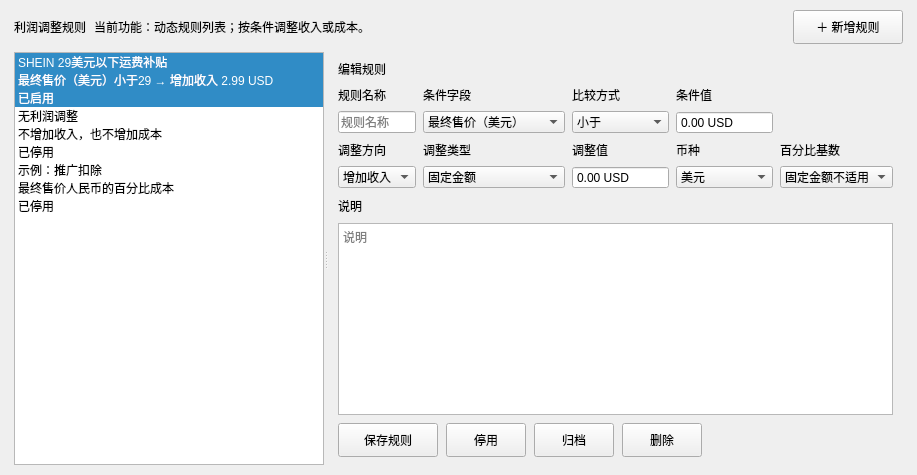
        <widget class="QFrame" name="profitRulesSection">
         <property name="card" stdset="0">
          <bool>true</bool>
         </property>
         <layout class="QVBoxLayout" name="profitRulesLayout">
          <property name="leftMargin">
           <number>14</number>
          </property>
          <property name="topMargin">
           <number>10</number>
          </property>
          <property name="rightMargin">
           <number>14</number>
          </property>
          <property name="bottomMargin">
           <number>10</number>
          </property>
          <property name="spacing">
           <number>8</number>
          </property>
          <item>
           <layout class="QHBoxLayout" name="profitRulesHeaderLayout">
            <property name="leftMargin">
             <number>0</number>
            </property>
            <property name="topMargin">
             <number>0</number>
            </property>
            <property name="rightMargin">
             <number>0</number>
            </property>
            <property name="bottomMargin">
             <number>0</number>
            </property>
            <property name="spacing">
             <number>8</number>
            </property>
            <item>
             <widget class="QLabel" name="lblProfitRulesTitle">
              <property name="text">
               <string>利润调整规则</string>
              </property>
              <property name="sectionTitle" stdset="0">
               <bool>true</bool>
              </property>
             </widget>
            </item>
            <item>
             <widget class="QLabel" name="lblProfitRulesHint">
              <property name="text">
               <string>当前功能：动态规则列表；按条件调整收入或成本。</string></property>
              <property name="hint" stdset="0">
               <bool>true</bool>
              </property>
             </widget>
            </item>
            <item>
             <spacer name="profitRulesHeaderSpacer">
              <property name="orientation">
               <enum>Qt::Horizontal</enum>
              </property>
              <property name="sizeHint" stdset="0">
               <size>
                <width>20</width>
                <height>20</height>
               </size>
              </property>
              <property name="sizeType">
               <enum>QSizePolicy::Expanding</enum>
              </property>
             </spacer>
            </item>
            <item>
             <widget class="QPushButton" name="btnAddProfitRule">
              <property name="text">
               <string>＋ 新增规则</string>
              </property>
              <property name="minimumSize">
               <size>
                <width>110</width>
                <height>34</height>
               </size>
              </property>
             </widget>
            </item>
           </layout>
          </item>
          <item>
           <widget class="QSplitter" name="profitRulesSplitter">
            <property name="orientation">
             <enum>Qt::Horizontal</enum>
            </property>
            <property name="childrenCollapsible">
             <bool>false</bool>
            </property>
            <property name="opaqueResize">
             <bool>true</bool>
            </property>
            <widget class="QListWidget" name="listProfitRules">
             <property name="minimumSize">
              <size>
               <width>310</width>
               <height>210</height>
              </size>
             </property>
             <item>
              <property name="text">
               <string>SHEIN 29美元以下运费补贴
最终售价（美元）小于29 → 增加收入 2.99 USD
已启用</string>
              </property>
             </item>
             <item>
              <property name="text">
               <string>无利润调整
不增加收入，也不增加成本
已停用</string>
              </property>
             </item>
             <item>
              <property name="text">
               <string>示例：推广扣除
最终售价人民币的百分比成本
已停用</string>
              </property>
             </item>
             <property name="currentRow">
              <number>0</number>
             </property>
            </widget>
            <widget class="QFrame" name="profitRuleEditor">
             <layout class="QVBoxLayout" name="profitRuleEditorLayout">
              <property name="leftMargin">
               <number>10</number>
              </property>
              <property name="topMargin">
               <number>8</number>
              </property>
              <property name="rightMargin">
               <number>10</number>
              </property>
              <property name="bottomMargin">
               <number>8</number>
              </property>
              <property name="spacing">
               <number>8</number>
              </property>
              <item>
               <widget class="QLabel" name="lblProfitRuleEditorTitle">
                <property name="text">
                 <string>编辑规则</string></property>
               </widget>
              </item>
              <item>
               <layout class="QGridLayout" name="profitRuleEditorGrid" columnstretch="1,1,1,1,1,1">
                <property name="leftMargin">
                 <number>0</number>
                </property>
                <property name="topMargin">
                 <number>0</number>
                </property>
                <property name="rightMargin">
                 <number>0</number>
                </property>
                <property name="bottomMargin">
                 <number>0</number>
                </property>
                <property name="spacing">
                 <number>7</number>
                </property>
                <item row="0" column="0">
                 <widget class="QLabel" name="lblRuleName">
                  <property name="text">
                   <string>规则名称</string>
                  </property>
                 </widget>
                </item>
                <item row="1" column="0">
                 <widget class="QLineEdit" name="txtRuleName">
                  <property name="text">
                   <string/></property>
                 <property name="placeholderText"><string>规则名称</string></property></widget>
                </item>
                <item row="0" column="1">
                 <widget class="QLabel" name="lblRuleConditionField">
                  <property name="text">
                   <string>条件字段</string>
                  </property>
                 </widget>
                </item>
                <item row="1" column="1">
                 <widget class="QComboBox" name="cmbRuleConditionField">
                  <item>
                   <property name="text">
                    <string>最终售价（美元）</string>
                   </property>
                  </item>
                  <item>
                   <property name="text">
                    <string>最终售价（人民币）</string>
                   </property>
                  </item>
                  <item>
                   <property name="text">
                    <string>系统总成本（人民币）</string>
                   </property>
                  </item>
                 </widget>
                </item>
                <item row="0" column="2">
                 <widget class="QLabel" name="lblRuleCompareMode">
                  <property name="text">
                   <string>比较方式</string>
                  </property>
                 </widget>
                </item>
                <item row="1" column="2">
                 <widget class="QComboBox" name="cmbRuleCompareMode">
                  <item>
                   <property name="text">
                    <string>小于</string>
                   </property>
                  </item>
                  <item>
                   <property name="text">
                    <string>小于等于</string>
                   </property>
                  </item>
                  <item>
                   <property name="text">
                    <string>大于</string>
                   </property>
                  </item>
                  <item>
                   <property name="text">
                    <string>大于等于</string>
                   </property>
                  </item>
                  <item>
                   <property name="text">
                    <string>等于</string>
                   </property>
                  </item>
                 </widget>
                </item>
                <item row="0" column="3">
                 <widget class="QLabel" name="lblRuleConditionValue">
                  <property name="text">
                   <string>条件值</string>
                  </property>
                 </widget>
                </item>
                <item row="1" column="3">
                 <widget class="QDoubleSpinBox" name="spinRuleConditionValue">
                  <property name="decimals">
                   <number>2</number>
                  </property>
                  <property name="minimum">
                   <double>0.0</double>
                  </property>
                  <property name="maximum">
                   <double>999999</double>
                  </property>
                  <property name="singleStep">
                   <double>1.0</double>
                  </property>
                  <property name="value">
                   <double>0</double></property>
                  <property name="suffix">
                   <string> USD</string>
                  </property>
                 <property name="buttonSymbols"><enum>QAbstractSpinBox::NoButtons</enum></property></widget>
                </item>
                <item row="2" column="0">
                 <widget class="QLabel" name="lblRuleAdjustmentDirection">
                  <property name="text">
                   <string>调整方向</string>
                  </property>
                 </widget>
                </item>
                <item row="3" column="0">
                 <widget class="QComboBox" name="cmbRuleAdjustmentDirection">
                  <item>
                   <property name="text">
                    <string>增加收入</string>
                   </property>
                  </item>
                  <item>
                   <property name="text">
                    <string>增加成本</string>
                   </property>
                  </item>
                  <item>
                   <property name="text">
                    <string>减少收入</string>
                   </property>
                  </item>
                  <item>
                   <property name="text">
                    <string>减少成本</string>
                   </property>
                  </item>
                 </widget>
                </item>
                <item row="2" column="1">
                 <widget class="QLabel" name="lblRuleAdjustmentType">
                  <property name="text">
                   <string>调整类型</string>
                  </property>
                 </widget>
                </item>
                <item row="3" column="1">
                 <widget class="QComboBox" name="cmbRuleAdjustmentType">
                  <item>
                   <property name="text">
                    <string>固定金额</string>
                   </property>
                  </item>
                  <item>
                   <property name="text">
                    <string>百分比</string>
                   </property>
                  </item>
                 </widget>
                </item>
                <item row="2" column="2">
                 <widget class="QLabel" name="lblRuleAdjustmentValue">
                  <property name="text">
                   <string>调整值</string>
                  </property>
                 </widget>
                </item>
                <item row="3" column="2">
                 <widget class="QDoubleSpinBox" name="spinRuleAdjustmentValue">
                  <property name="decimals">
                   <number>2</number>
                  </property>
                  <property name="minimum">
                   <double>0.0</double>
                  </property>
                  <property name="maximum">
                   <double>999999</double>
                  </property>
                  <property name="singleStep">
                   <double>1.0</double>
                  </property>
                  <property name="value">
                   <double>0</double></property>
                  <property name="suffix">
                   <string> USD</string>
                  </property>
                 <property name="buttonSymbols"><enum>QAbstractSpinBox::NoButtons</enum></property></widget>
                </item>
                <item row="2" column="3">
                 <widget class="QLabel" name="lblRuleCurrency">
                  <property name="text">
                   <string>币种</string>
                  </property>
                 </widget>
                </item>
                <item row="3" column="3">
                 <widget class="QComboBox" name="cmbRuleCurrency">
                  <item>
                   <property name="text">
                    <string>美元</string>
                   </property>
                  </item>
                  <item>
                   <property name="text">
                    <string>人民币</string>
                   </property>
                  </item>
                 </widget>
                </item>
                <item row="2" column="4">
                 <widget class="QLabel" name="lblRulePercentBase">
                  <property name="text">
                   <string>百分比基数</string>
                  </property>
                 </widget>
                </item>
                <item row="3" column="4">
                 <widget class="QComboBox" name="cmbRulePercentBase">
                  <item>
                   <property name="text">
                    <string>固定金额不适用</string>
                   </property>
                  </item>
                  <item>
                   <property name="text">
                    <string>目标售价</string>
                   </property>
                  </item>
                  <item>
                   <property name="text">
                    <string>SHEIN核价</string>
                   </property>
                  </item>
                  <item>
                   <property name="text">
                    <string>系统总成本</string>
                   </property>
                  </item>
                 </widget>
                </item>
               </layout>
              </item>
              <item>
               <widget class="QLabel" name="lblRuleDescription">
                <property name="text">
                 <string>说明</string>
                </property>
               </widget>
              </item>
              <item>
               <widget class="QTextEdit" name="txtRuleDescription">
                <property name="plainText"><string/></property><property name="placeholderText"><string>说明</string></property><property name="maximumHeight"><number>54</number></property></widget>
              </item>
              <item>
               <layout class="QHBoxLayout" name="profitRuleEditorButtons">
                <property name="leftMargin">
                 <number>0</number>
                </property>
                <property name="topMargin">
                 <number>0</number>
                </property>
                <property name="rightMargin">
                 <number>0</number>
                </property>
                <property name="bottomMargin">
                 <number>0</number>
                </property>
                <property name="spacing">
                 <number>8</number>
                </property>
                <item>
                 <widget class="QPushButton" name="btnSaveProfitRule">
                  <property name="text">
                   <string>保存规则</string>
                  </property>
                  <property name="minimumSize">
                   <size>
                    <width>100</width>
                    <height>34</height>
                   </size>
                  </property>
                  <property name="primary" stdset="0">
                   <bool>true</bool>
                  </property>
                 </widget>
                </item>
                <item>
                 <widget class="QPushButton" name="btnDisableProfitRule">
                  <property name="text">
                   <string>停用</string>
                  </property>
                  <property name="minimumSize">
                   <size>
                    <width>80</width>
                    <height>34</height>
                   </size>
                  </property>
                 </widget>
                </item>
                <item>
                 <widget class="QPushButton" name="btnArchiveProfitRule">
                  <property name="text">
                   <string>归档</string>
                  </property>
                  <property name="minimumSize">
                   <size>
                    <width>80</width>
                    <height>34</height>
                   </size>
                  </property>
                 </widget>
                </item>
                <item>
                 <widget class="QPushButton" name="btnDeleteProfitRule">
                  <property name="text">
                   <string>删除</string>
                  </property>
                  <property name="minimumSize">
                   <size>
                    <width>80</width>
                    <height>34</height>
                   </size>
                  </property>
                 </widget>
                </item>
                <item>
                 <spacer name="profitRuleButtonsSpacer">
                  <property name="orientation">
                   <enum>Qt::Horizontal</enum>
                  </property>
                  <property name="sizeHint" stdset="0">
                   <size>
                    <width>20</width>
                    <height>20</height>
                   </size>
                  </property>
                  <property name="sizeType">
                   <enum>QSizePolicy::Expanding</enum>
                  </property>
                 </spacer>
                </item>
               </layout>
              </item>
             </layout>
            </widget>
           </widget>
          </item>
         </layout>
        </widget>
